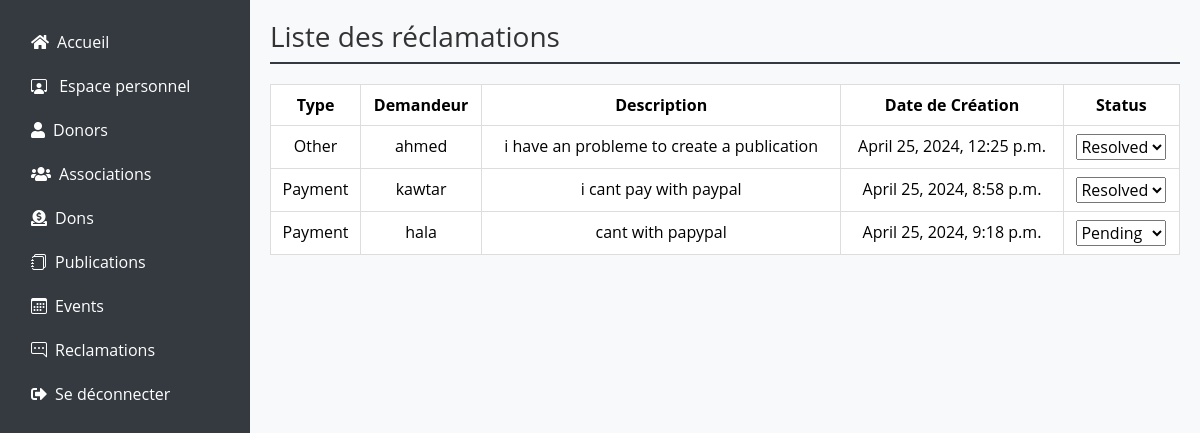
Page /reclamations/reclamations/ on the committed database.
### reclamations/models.py (models this page shows)
class Reclamation(models.Model):
    RECLAMATION_TYPES = [
        ('Payment', 'Payment Issue'),
        ('Posts', 'Posts Issue'),
        ('Other', 'Other Issue')
    ]
    STATUS_CHOICES = [
        ('Pending', 'Pending'),
        ('Resolved', 'Resolved'),
        ('Refused', 'Refused'),
    ]
    user = models.ForeignKey(User, on_delete=models.CASCADE)
    recl_type = models.CharField(max_length=100, choices=RECLAMATION_TYPES,default="Other")
    description = models.TextField(max_length=100, default="Your default description here")
    status = models.CharField(max_length=100, default='Pending')  # Status as a regular field
    created_at = models.DateTimeField(default=timezone.now)
    objects = models.Manager()

### users/models.py (models this page shows, shortened)
class User(AbstractUser):
    is_association= models.BooleanField(default=False)
    is_donor = models.BooleanField(default=False)
    is_admin = models.BooleanField(default=False)
    groups = models.ManyToManyField(Group, related_name='user_groups')
    user_permissions = models.ManyToManyField(Permission, related_name='user_permissions')
    email_confirmed = models.BooleanField(default=False)
    confirmation_token = models.CharField(max_length=100, blank=True, null=True)

### reclamations/views.py (the view)
# urls.py: path('reclamations/', include('reclamations.urls')),
def reclamations(request):
    reclamations = Reclamation.objects.all()
    return render(request, 'reclamations/reclamations.html', {'rc': reclamations})

### templates/reclamations/reclamations.html (shortened to what this page needs)
{% load static %}
<!DOCTYPE html>
<html lang="en">
<head>
    <link href="https://cdn.jsdelivr.net/npm/bootstrap@5.3.2/dist/css/bootstrap.min.css" rel="stylesheet">
    <link href="https://cdnjs.cloudflare.com/ajax/libs/font-awesome/5.15.4/css/all.min.css" rel="stylesheet">
    <link href="https://cdn.jsdelivr.net/npm/bootstrap-icons/font/bootstrap-icons.css" rel="stylesheet">
</head>
<body>
    <div class="sidebar">
        <ul class="nav flex-column">
            <li class="nav-item">
                <a class="nav-link text-white" href="/"><i class="fas fa-home me-2"></i>Accueil</a>
            </li>
            <li class="nav-item">
                <a class="nav-link text-white" href="{% url 'dashboardAdmin' %}"><i class="bi bi-person-workspace"></i></i> Espace personnel</a>
            </li>
            <li class="nav-item">
                <a class="nav-link text-white" href="{% url 'donors' %}"><i class="fas fa-user me-2"></i>Donors</a>
            </li>
            <li class="nav-item">
                <a class="nav-link text-white" href="{% url 'associations' %}"><i class="fas fa-users me-2"></i>Associations</a>
            </li>
            <li class="nav-item">
                <a class="nav-link text-white" href="{% url 'dons' %}"><i class="fas fa-donate me-2"></i>Dons</a>
            </li>
            <li class="nav-item">
                <a class="nav-link text-white" href="{% url 'publications' %}"><i class="bi bi-journals me-2"></i>Publications</a>
            </li>
            <li class="nav-item">
                <a class="nav-link text-white" href="{% url 'events' %}"><i class="bi bi-calendar3 me-2"></i>Events</a>
            </li>
            <li class="nav-item">
                <a class="nav-link text-white" href="{% url 'reclamations' %}"><i class="bi bi-chat-right-dots me-2"></i>Reclamations</a>
            </li>
            <li class="nav-item">
                <a class="nav-link text-white" href="{% url 'logout' %}"><i class="fas fa-sign-out-alt me-2"></i>Se déconnecter</a>
            </li>
        </ul>
    </div>
    <div class="main-content">
            <h1>Liste des réclamations</h1>
                <table class="table table-bordered">
                    <thead class="thead-dark">
                        <tr>
                            <th style="text-align: center">Type </th>
                            <th style="text-align: center">Demandeur</th>
                            <th style="text-align: center">Description</th>
                            <th style="text-align: center">Date de Création</th>
                            <th style="text-align: center">Status</th>
                        </tr>
                    </thead>
                    <tbody>
                        {% for x in rc %}
                        <tr>
                            <td style="text-align: center">{{ x.recl_type }}</td>
                            <td style="text-align: center">{{ x.user.first_name }}</td>
                            <td style="text-align: center">{{ x.description }}</td>
                            <td style="text-align: center">{{ x.created_at }}</td>
                            <td style="text-align: center">
                                <form id="updateStatusForm_{{ x.id }}" method="post" action="{% url 'update_reclamation_status' x.id %}" style="display: inline;">
                                    <select name="status" onchange="submitForm({{ x.id }})">
                                        <option value="Pending" {% if x.status == "Pending" %} selected {% endif %}> Pending </option>
                                        <option value="Resolved" {% if x.status == "Resolved" %} selected {% endif %}> Resolved </option>
                                    </select>
                                </form>
                            </td>
                        {% endfor %}
                    </tbody>
                </table>
    </div>
</body>
</html>

### templates/reclamations/reclamations.html (style rules this page uses)
body { font-family: 'Open Sans', sans-serif; background-color: #f8f9fa; color: #333; margin: 0; padding: 0; }
.sidebar { position: fixed; top: 0; left: 0; height: 100%; width: 250px; padding-top: 20px; background-color: #343a40; color: #fff; }
.sidebar a { padding: 10px 15px; text-decoration: none; font-size: 16px; color: #fff; display: block; }
.main-content { margin-left: 250px; padding: 20px; }
h1 { font-size: 28px; margin-bottom: 20px; padding-bottom: 8px; border-bottom: 2px solid #343a40; }
.nav { list-style: none; display: flex; justify-content: space-between; }
.nav-item { margin-left: 1rem; margin-right: 1rem; }
.nav-link { color: #fff; font-size: 1rem; }
.nav-link i { margin-right: 0.5rem; }
.table { width: 100%; border-collapse: collapse; }
.table th, .table td { padding: 8px; text-align: center; border: 1px solid #ddd; }
.thead-dark { background-color: #343a40; color: #fff; }

### rows in the picture
Reclamation: recl_type "Other", user.first_name "ahmed", description "i have an probleme to create a publication", created_at "April 25, 2024, 12:25 p.m.", status "Resolved"
Reclamation: recl_type "Payment", user.first_name "kawtar", description "i cant pay with paypal", created_at "April 25, 2024, 8:58 p.m.", status "Resolved"
Reclamation: recl_type "Payment", user.first_name "hala", description "cant with papypal", created_at "April 25, 2024, 9:18 p.m.", status "Pending"
